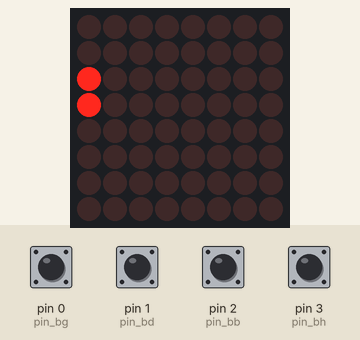
This sketch was run on a simulated Arduino Uno, built with avr-gcc and run on an emulated ATmega328P. Parts: 8×8 LED matrix. The test bench sets the inputs (shaded band); at power-on: pin 0 (pin_bg), pin 1 (pin_bd), pin 2 (pin_bb), pin 3 (pin_bh) HIGH. Random numbers use the default seed unless the sketch sets one.

Above: at 1.2 s.
1.3 s: pin 1 (pin_bd) pulled LOW for 0.25 s
At 1.5 s:
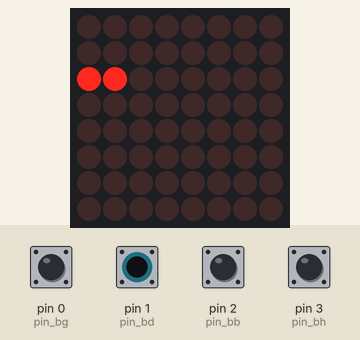
3.5 s: pin 1 (pin_bd) pulled LOW for 1 s
At 3.72 s:
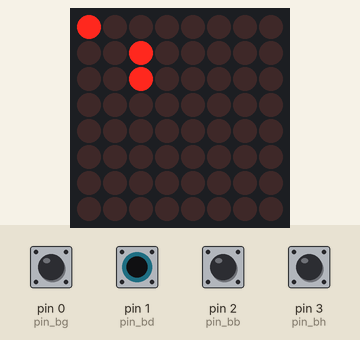
6.0 s: pin 0 (pin_bg) pulled LOW for 0.25 s
At 6.13 s:
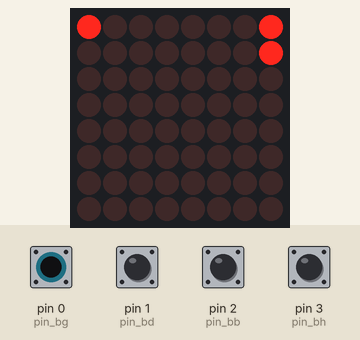
8.1 s: pin 0 (pin_bg) pulled LOW for 1 s
At 8.34 s:
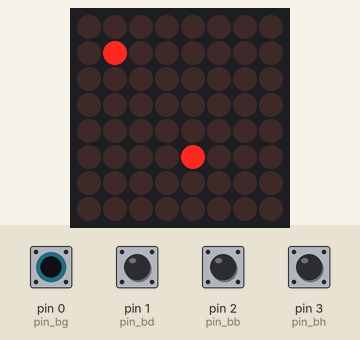
10.6 s: pin 1 (pin_bd) pulled LOW for 0.25 s
At 10.75 s:
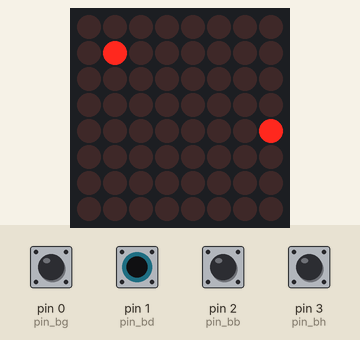
12.7 s: pin 1 (pin_bd) pulled LOW for 0.25 s
At 12.96 s:
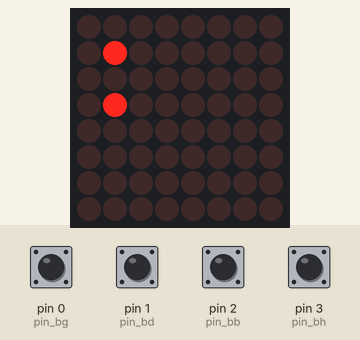

The sketch:

code.ino
```cpp
#include<LedControl.h>
const int din=13 ;
const int load=12 ;
const int clk=11 ;
const int nb_led_matrix=1 ;
const int  pin_bh=3 ;
const int pin_bb=2 ;
const int pin_bd=1 ;
const int pin_bg=0 ;

bool etat_but_droite ;
bool etat_but_gauche ;
bool etat_but_haut ;
bool etat_but_bas ;

int dir ;//0 droite , 1 gauche ,2 haut , 3bas

int snake_ligne[64] ;
int snake_col[64] ;

int apple_ligne ;
int apple_col ;

int snake_len=1 ;

LedControl lc(din,clk,load,nb_led_matrix)  ;
void setup() {
  lc.shutdown(0,false) ;
  lc.setIntensity(0,12) ;
  lc.clearDisplay(0) ;
  pinMode(pin_bh,INPUT_PULLUP) ;
  pinMode(pin_bb,INPUT_PULLUP) ;
  pinMode(pin_bd,INPUT_PULLUP) ;
  pinMode(pin_bg,INPUT_PULLUP) ;
  randomSeed(analogRead(0)) ;
  dir=random(4) ;
  snake_ligne[0]=random(8) ;
  snake_col[0]=random(8) ;
  new_apple() ;
}
void loop() {
  click_bouton();
  update_snake() ;
  display_snake() ;
  delay(200) ;
}
void display_snake() {
  lc.clearDisplay(0) ;
  for (int j=0;j<snake_len;j++) {
  lc.setLed(0,snake_ligne[j],snake_col[j],HIGH) ;
  }
  lc.setLed(0,apple_ligne,apple_col,HIGH) ;
}
void click_bouton() {
  etat_but_droite=digitalRead(pin_bd) ;
  etat_but_gauche=digitalRead(pin_bg) ;
  etat_but_haut=digitalRead(pin_bh) ;
  etat_but_bas=digitalRead(pin_bb) ;

  if (etat_but_droite==true and dir!=1) {
    dir=0 ;

  }
  else if (etat_but_gauche==true and dir!=0 ) {
    dir=1 ;
  }
  else if (etat_but_haut==true and dir!=3 ) {
    dir=2 ;
  }
  else if (etat_but_bas==true and dir!=2 ) {
    dir=3 ;
  }
}
void update_snake() {
  int new_head_ligne=snake_ligne[0] ;
  int new_head_col=snake_col[0] ;
  if (dir==0) {
    new_head_col++ ;
    if (new_head_col==8) {
      new_head_col=0 ;
    }
  }
  else if (dir==1) {
    new_head_col-- ;
    if (new_head_col==-1) {
      new_head_col=7 ;
    }
  }
  else if (dir==2) {
    new_head_ligne-- ;
    if (new_head_ligne==-1) {
      new_head_ligne=7 ;
    }
  }
  else if (dir==3) {
    new_head_ligne++ ;
    if(new_head_ligne==8) {
      new_head_ligne=0 ;
    }
  }

  if (new_head_ligne==apple_ligne and new_head_col==apple_col ) {
    snake_len=snake_len+1 ;
    new_apple() ;
  }
  else if (sanke_collision(new_head_ligne,new_head_col)==true) {
    snake_len=1 ;
    snake_ligne[0]=random(8) ;
    snake_col[0]=random(8) ;
    dir=random(4) ;
    new_apple() ;
  }
  else {
    for (int i=snake_len-1;i>0;i--) {
      snake_ligne[i]=snake_ligne[i-1] ;
      snake_col[i]=snake_col[i-1] ;
    }
    snake_ligne[0]=new_head_ligne ;
    snake_col[0]=new_head_col ;
  }
}

bool sanke_collision(int ligne,int col) {
  for (int i=1;i<snake_len;i++) {
    if (ligne==snake_ligne[i] and col==snake_col[i]){
      return(true) ;
    }
  }
  return(false) ;
}
void new_apple() {
  apple_ligne=random(8) ;
  apple_col=random(8) ;
}
```
